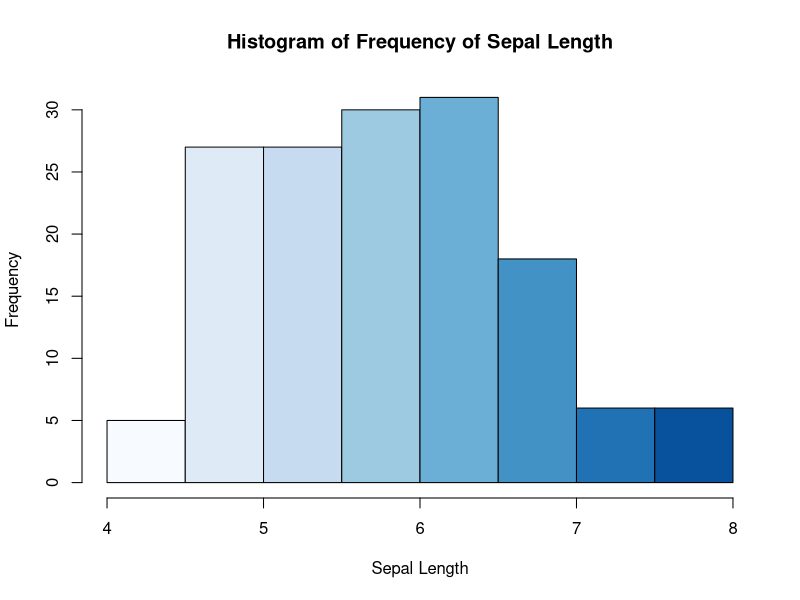

Write the R code that produced this figure.
library(datasets)
data()
data(mtcars)
?mtcars

str(mtcars)

nrow(mtcars)
ncol(mtcars)

head(mtcars, 7)
tail(mtcars, 7)

data(iris)
?iris

i = iris$Sepal.Length

hist(i, xlab = "Sepal Length", main = "Histogram of Frequency of Sepal Length", col = blues9)
